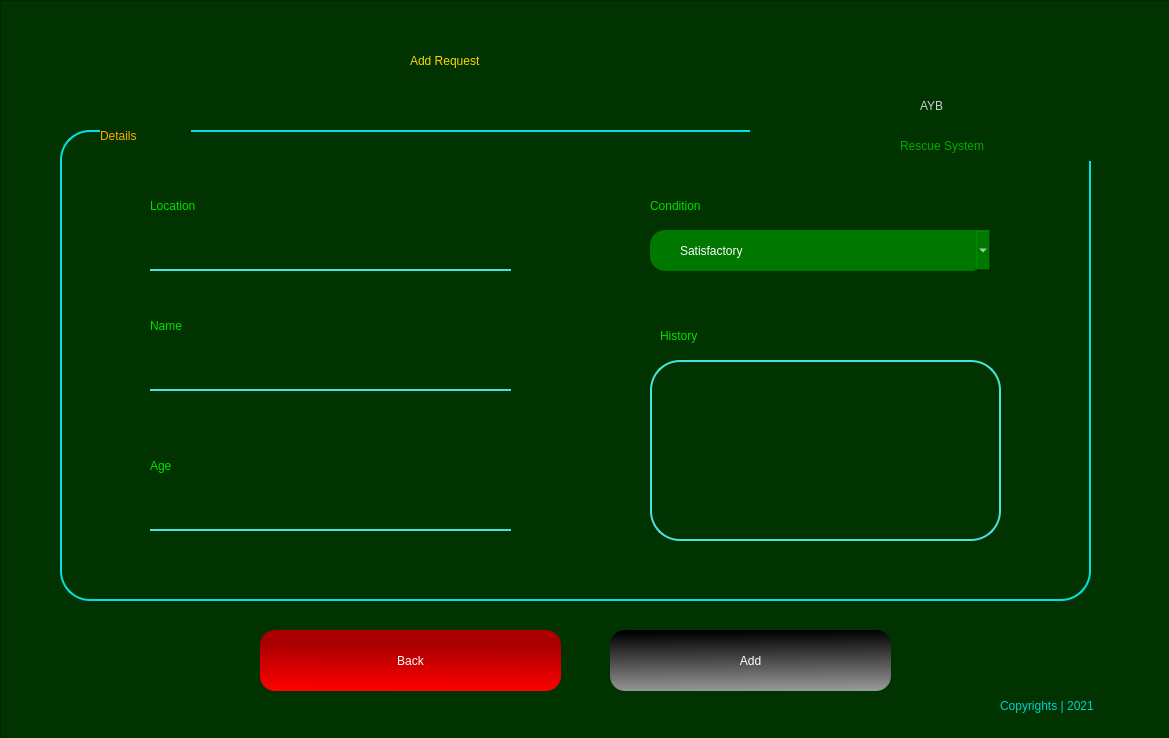
<?xml version="1.0" encoding="UTF-8"?>
<ui version="4.0">
 <class>Form</class>
 <widget class="QWidget" name="Form">
  <property name="geometry">
   <rect>
    <x>0</x>
    <y>0</y>
    <width>1169</width>
    <height>738</height>
   </rect>
  </property>
  <property name="windowTitle">
   <string>Form</string>
  </property>
  <widget class="QFrame" name="frame">
   <property name="geometry">
    <rect>
     <x>0</x>
     <y>0</y>
     <width>1171</width>
     <height>741</height>
    </rect>
   </property>
   <property name="styleSheet">
    <string notr="true">QFrame{

background-color: rgb(0, 51, 0);
color: rgb(0, 0, 0);

}
</string>
   </property>
   <property name="frameShape">
    <enum>QFrame::StyledPanel</enum>
   </property>
   <property name="frameShadow">
    <enum>QFrame::Raised</enum>
   </property>
   <widget class="QLabel" name="label_5">
    <property name="geometry">
     <rect>
      <x>410</x>
      <y>10</y>
      <width>311</width>
      <height>101</height>
     </rect>
    </property>
    <property name="styleSheet">
     <string notr="true">font: 87 26pt &quot;Arial Black&quot;;
color: rgb(255, 213, 0);</string>
    </property>
    <property name="text">
     <string>Add Request</string>
    </property>
   </widget>
   <widget class="QLabel" name="label_7">
    <property name="geometry">
     <rect>
      <x>10</x>
      <y>670</y>
      <width>61</width>
      <height>61</height>
     </rect>
    </property>
    <property name="styleSheet">
     <string notr="true">background-image: url(:/newPrefix/—Pngtree—red and black logo_5517319.png);</string>
    </property>
    <property name="text">
     <string/>
    </property>
    <property name="pixmap">
     <pixmap resource="mainLogo.qrc">:/newPrefix/—Pngtree—red and black logo_5517319.png</pixmap>
    </property>
    <property name="scaledContents">
     <bool>true</bool>
    </property>
   </widget>
   <widget class="QLabel" name="label_8">
    <property name="geometry">
     <rect>
      <x>1000</x>
      <y>690</y>
      <width>161</width>
      <height>31</height>
     </rect>
    </property>
    <property name="styleSheet">
     <string notr="true">font: 25 12pt &quot;Bahnschrift Light&quot;;
color: rgb(0, 208, 208);</string>
    </property>
    <property name="text">
     <string>Copyrights | 2021</string>
    </property>
   </widget>
   <widget class="QFrame" name="frame_3">
    <property name="geometry">
     <rect>
      <x>60</x>
      <y>130</y>
      <width>1031</width>
      <height>471</height>
     </rect>
    </property>
    <property name="styleSheet">
     <string notr="true">QFrame{

border: 2px solid rgb(0, 226, 226);
border-radius: 30px;

}</string>
    </property>
    <property name="frameShape">
     <enum>QFrame::StyledPanel</enum>
    </property>
    <property name="frameShadow">
     <enum>QFrame::Raised</enum>
    </property>
    <widget class="QLabel" name="label_2">
     <property name="geometry">
      <rect>
       <x>40</x>
       <y>-10</y>
       <width>91</width>
       <height>31</height>
      </rect>
     </property>
     <property name="styleSheet">
      <string notr="true">border: none;
font: 12pt &quot;MS Shell Dlg 2&quot;;
color: rgb(255, 170, 0)</string>
     </property>
     <property name="text">
      <string>Details</string>
     </property>
    </widget>
    <widget class="QLineEdit" name="locationTxt">
     <property name="geometry">
      <rect>
       <x>90</x>
       <y>100</y>
       <width>361</width>
       <height>41</height>
      </rect>
     </property>
     <property name="styleSheet">
      <string notr="true">QLineEdit{
background-color: rgb(0, 51, 0);
border-top:none;
border-left: none;
border-right: none;
border-bottom: 2px solid rgb(74, 224, 222);
color: #FFF;
	font: 11pt &quot;MS Shell Dlg 2&quot;;

}

QLineEdit:hover{

border-bottom: 2px solid rgb(0, 125, 125);

}

QLineEdit:focus{
border: 2px solid rgb(0, 141, 212);
border-radius: 25px;
}</string>
     </property>
     <property name="text">
      <string/>
     </property>
    </widget>
    <widget class="QLabel" name="label_3">
     <property name="geometry">
      <rect>
       <x>90</x>
       <y>60</y>
       <width>201</width>
       <height>31</height>
      </rect>
     </property>
     <property name="styleSheet">
      <string notr="true">font: 16pt &quot;Myanmar Text&quot;;
color: rgb(0, 222, 0);
border: none;
</string>
     </property>
     <property name="text">
      <string>Location</string>
     </property>
    </widget>
    <widget class="QLabel" name="label_4">
     <property name="geometry">
      <rect>
       <x>90</x>
       <y>180</y>
       <width>201</width>
       <height>31</height>
      </rect>
     </property>
     <property name="styleSheet">
      <string notr="true">font: 16pt &quot;Myanmar Text&quot;;
color: rgb(0, 222, 0);
border: none;
</string>
     </property>
     <property name="text">
      <string>Name</string>
     </property>
    </widget>
    <widget class="QLineEdit" name="nameTxt">
     <property name="geometry">
      <rect>
       <x>90</x>
       <y>220</y>
       <width>361</width>
       <height>41</height>
      </rect>
     </property>
     <property name="styleSheet">
      <string notr="true">QLineEdit{
background-color: rgb(0, 51, 0);
border-top:none;
border-left: none;
border-right: none;
border-bottom: 2px solid rgb(74, 224, 222);
color: #FFF;
	font: 11pt &quot;MS Shell Dlg 2&quot;;

}

QLineEdit:hover{

border-bottom: 2px solid rgb(0, 125, 125);

}

QLineEdit:focus{
border: 2px solid rgb(0, 141, 212);
border-radius: 25px;
}</string>
     </property>
     <property name="text">
      <string/>
     </property>
    </widget>
    <widget class="QLabel" name="label_6">
     <property name="geometry">
      <rect>
       <x>600</x>
       <y>190</y>
       <width>221</width>
       <height>31</height>
      </rect>
     </property>
     <property name="styleSheet">
      <string notr="true">font: 16pt &quot;Myanmar Text&quot;;
color: rgb(0, 222, 0);
border: none;
</string>
     </property>
     <property name="text">
      <string>History</string>
     </property>
    </widget>
    <widget class="QLabel" name="label_9">
     <property name="geometry">
      <rect>
       <x>90</x>
       <y>320</y>
       <width>201</width>
       <height>31</height>
      </rect>
     </property>
     <property name="styleSheet">
      <string notr="true">font: 16pt &quot;Myanmar Text&quot;;
color: rgb(0, 222, 0);
border: none;
</string>
     </property>
     <property name="text">
      <string>Age</string>
     </property>
    </widget>
    <widget class="QLineEdit" name="ageTxt">
     <property name="geometry">
      <rect>
       <x>90</x>
       <y>360</y>
       <width>361</width>
       <height>41</height>
      </rect>
     </property>
     <property name="styleSheet">
      <string notr="true">QLineEdit{
background-color: rgb(0, 51, 0);
border-top:none;
border-left: none;
border-right: none;
border-bottom: 2px solid rgb(74, 224, 222);
color: #FFF;
	font: 11pt &quot;MS Shell Dlg 2&quot;;

}

QLineEdit:hover{

border-bottom: 2px solid rgb(0, 125, 125);

}

QLineEdit:focus{
border: 2px solid rgb(0, 141, 212);
border-radius: 25px;
}</string>
     </property>
     <property name="text">
      <string/>
     </property>
    </widget>
    <widget class="QComboBox" name="conditionBox">
     <property name="geometry">
      <rect>
       <x>590</x>
       <y>100</y>
       <width>341</width>
       <height>41</height>
      </rect>
     </property>
     <property name="styleSheet">
      <string notr="true">QComboBox{
	background-color: rgb(0, 120, 0);
border-radius: 15px;
color: #FFF;
	font: 14pt &quot;MS Reference Sans Serif&quot;;
padding-left: 30px;
align-items: right;

}

QComboBox:hover{

background-color: rgb(0, 231, 0);

}</string>
     </property>
     <item>
      <property name="text">
       <string>Satisfactory</string>
      </property>
     </item>
     <item>
      <property name="text">
       <string>Undetermined</string>
      </property>
     </item>
     <item>
      <property name="text">
       <string>Fair</string>
      </property>
     </item>
     <item>
      <property name="text">
       <string>Good</string>
      </property>
     </item>
     <item>
      <property name="text">
       <string>Serious</string>
      </property>
     </item>
     <item>
      <property name="text">
       <string>Critical</string>
      </property>
     </item>
    </widget>
    <widget class="QLabel" name="label_12">
     <property name="geometry">
      <rect>
       <x>590</x>
       <y>60</y>
       <width>201</width>
       <height>31</height>
      </rect>
     </property>
     <property name="styleSheet">
      <string notr="true">font: 16pt &quot;Myanmar Text&quot;;
color: rgb(0, 222, 0);
border: none;
</string>
     </property>
     <property name="text">
      <string>Condition</string>
     </property>
    </widget>
    <widget class="QTextEdit" name="historyTxt">
     <property name="geometry">
      <rect>
       <x>590</x>
       <y>230</y>
       <width>351</width>
       <height>181</height>
      </rect>
     </property>
     <property name="styleSheet">
      <string notr="true">QTextEdit{
background-color: rgb(0, 51, 0);

border: 2px solid rgb(74, 224, 222);
color: #FFF;
font: 11pt &quot;MS Shell Dlg 2&quot;;

}

QTextEdit:hover{

border: 2px solid rgb(0, 125, 125);

}

QTextEdit:focus{
border: 2px solid rgb(0, 211, 0);
border-radius: 25px;
}</string>
     </property>
    </widget>
   </widget>
   <widget class="QPushButton" name="addBtn">
    <property name="geometry">
     <rect>
      <x>610</x>
      <y>630</y>
      <width>281</width>
      <height>61</height>
     </rect>
    </property>
    <property name="styleSheet">
     <string notr="true">QPushButton{
background-color: qlineargradient(spread:pad, x1:0.458, y1:0.0170455, x2:0.497512, y2:1, stop:0 rgba(0, 0, 0, 255), stop:1 rgba(152, 152, 152, 255));
border-radius:15px;
color: #FFF;
	font: 75 14pt &quot;Microsoft PhagsPa&quot;;

}

QPushButton:hover{

	background-color: rgb(0, 0, 0);
}</string>
    </property>
    <property name="text">
     <string>Add</string>
    </property>
   </widget>
   <widget class="QPushButton" name="backBtn">
    <property name="geometry">
     <rect>
      <x>260</x>
      <y>630</y>
      <width>301</width>
      <height>61</height>
     </rect>
    </property>
    <property name="styleSheet">
     <string notr="true">QPushButton{
background-color: qlineargradient(spread:pad, x1:0.512, y1:0.238636, x2:0.493, y2:1, stop:0 rgba(170, 0, 0, 255), stop:1 rgba(255, 0, 0, 255));
border-radius:15px;
color: #FFF;
	font: 75 14pt &quot;Microsoft PhagsPa&quot;;

}

QPushButton:hover{

	background-color: rgb(138, 0, 0);
}</string>
    </property>
    <property name="text">
     <string>Back</string>
    </property>
   </widget>
   <widget class="QLabel" name="label_24">
    <property name="geometry">
     <rect>
      <x>900</x>
      <y>130</y>
      <width>231</width>
      <height>31</height>
     </rect>
    </property>
    <property name="styleSheet">
     <string notr="true">font: 25 20pt &quot;Bahnschrift Light&quot;;
color: rgb(0, 170, 0);</string>
    </property>
    <property name="text">
     <string>Rescue System</string>
    </property>
   </widget>
   <widget class="QLabel" name="label_22">
    <property name="geometry">
     <rect>
      <x>750</x>
      <y>10</y>
      <width>211</width>
      <height>181</height>
     </rect>
    </property>
    <property name="styleSheet">
     <string notr="true">background-image: url(:/newPrefix/—Pngtree—red and black logo_5517319.png);</string>
    </property>
    <property name="text">
     <string/>
    </property>
    <property name="pixmap">
     <pixmap resource="mainLogo.qrc">:/newPrefix/—Pngtree—red and black logo_5517319.png</pixmap>
    </property>
    <property name="scaledContents">
     <bool>true</bool>
    </property>
   </widget>
   <widget class="QLabel" name="label_23">
    <property name="geometry">
     <rect>
      <x>920</x>
      <y>80</y>
      <width>191</width>
      <height>51</height>
     </rect>
    </property>
    <property name="styleSheet">
     <string notr="true">font: 87 36pt &quot;Arial Black&quot;;
color: rgb(207, 207, 207);</string>
    </property>
    <property name="text">
     <string>AYB</string>
    </property>
   </widget>
   <zorder>label_5</zorder>
   <zorder>label_7</zorder>
   <zorder>label_8</zorder>
   <zorder>frame_3</zorder>
   <zorder>addBtn</zorder>
   <zorder>backBtn</zorder>
   <zorder>label_22</zorder>
   <zorder>label_24</zorder>
   <zorder>label_23</zorder>
  </widget>
 </widget>
 <resources>
  <include location="mainLogo.qrc"/>
  <include location="mainLogo.qrc"/>
 </resources>
 <connections/>
</ui>
